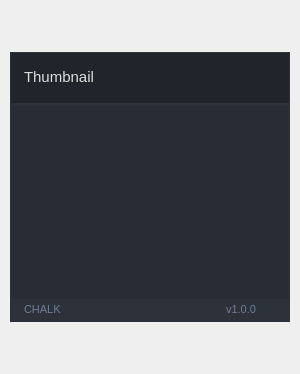
<?xml version="1.0" encoding="UTF-8"?>
<ui version="4.0">
 <author>Wanderson M. Pimenta</author>
 <class>ThumbnailWindow</class>
 <widget class="QMainWindow" name="ThumbnailWindow">
  <property name="geometry">
   <rect>
    <x>0</x>
    <y>0</y>
    <width>300</width>
    <height>374</height>
   </rect>
  </property>
  <property name="sizePolicy">
   <sizepolicy hsizetype="Fixed" vsizetype="Fixed">
    <horstretch>0</horstretch>
    <verstretch>0</verstretch>
   </sizepolicy>
  </property>
  <property name="minimumSize">
   <size>
    <width>300</width>
    <height>280</height>
   </size>
  </property>
  <property name="windowTitle">
   <string>MainWindow</string>
  </property>
  <widget class="QWidget" name="styleSheet">
   <property name="font">
    <font>
     <family>Segoe UI</family>
     <pointsize>10</pointsize>
     <italic>false</italic>
     <bold>false</bold>
    </font>
   </property>
   <property name="styleSheet">
    <string notr="true">/* /////////////////////////////////////////////////////////////////////////////////////////////////

SET APP STYLESHEET - FULL STYLES HERE
DARK THEME - DRACULA COLOR BASED

///////////////////////////////////////////////////////////////////////////////////////////////// */

QWidget{
	color: rgb(221, 221, 221);
	font: 10pt &quot;Segoe UI&quot;;
}

/* /////////////////////////////////////////////////////////////////////////////////////////////////
Tooltip */
QToolTip {
	color: #ffffff;
	background-color: rgba(33, 37, 43, 180);
	border: 1px solid rgb(44, 49, 58);
	background-image: none;
	background-position: left center;
    background-repeat: no-repeat;
	border: none;
	border-left: 2px solid rgb(255, 121, 198);
	text-align: left;
	padding-left: 8px;
	margin: 0px;
}

/* /////////////////////////////////////////////////////////////////////////////////////////////////
Bg App */
#bgApp {	
	background-color: rgb(40, 44, 52);
	border: 1px solid rgb(44, 49, 58);
}

/* /////////////////////////////////////////////////////////////////////////////////////////////////
Left Menu */
#leftMenuBg {	
	background-color: rgb(33, 37, 43);
}
#topLogo {
	background-color: rgb(33, 37, 43);
	background-image: url(:/images/images/images/PyDracula.png);
	background-position: centered;
	background-repeat: no-repeat;
}
#titleLeftApp { font: 63 12pt &quot;Segoe UI Semibold&quot;; }
#titleLeftDescription { font: 8pt &quot;Segoe UI&quot;; color: rgb(189, 147, 249); }

/* MENUS */
#topMenu .QPushButton {	
	background-position: left center;
    background-repeat: no-repeat;
	border: none;
	border-left: 22px solid transparent;
	background-color: transparent;
	text-align: left;
	padding-left: 44px;
}
#topMenu .QPushButton:hover {
	background-color: rgb(40, 44, 52);
}
#topMenu .QPushButton:pressed {	
	background-color: rgb(189, 147, 249);
	color: rgb(255, 255, 255);
}
#bottomMenu .QPushButton {	
	background-position: left center;
    background-repeat: no-repeat;
	border: none;
	border-left: 20px solid transparent;
	background-color:transparent;
	text-align: left;
	padding-left: 44px;
}
#bottomMenu .QPushButton:hover {
	background-color: rgb(40, 44, 52);
}
#bottomMenu .QPushButton:pressed {	
	background-color: rgb(189, 147, 249);
	color: rgb(255, 255, 255);
}
#leftMenuFrame{
	border-top: 3px solid rgb(44, 49, 58);
}

/* Toggle Button */
#toggleButton {
	background-position: left center;
    background-repeat: no-repeat;
	border: none;
	border-left: 20px solid transparent;
	background-color: rgb(37, 41, 48);
	text-align: left;
	padding-left: 44px;
	color: rgb(113, 126, 149);
}
#toggleButton:hover {
	background-color: rgb(40, 44, 52);
}
#toggleButton:pressed {
	background-color: rgb(189, 147, 249);
}

/* Title Menu */
#titleRightInfo { padding-left: 10px; }


/* /////////////////////////////////////////////////////////////////////////////////////////////////
Extra Tab */
#extraLeftBox {	
	background-color: rgb(44, 49, 58);
}
#extraTopBg{	
	background-color: rgb(189, 147, 249)
}

/* Icon */
#extraIcon {
	background-position: center;
	background-repeat: no-repeat;
	background-image: url(:/icons/images/icons/icon_settings.png);
}

/* Label */
#extraLabel { color: rgb(255, 255, 255); }

/* Btn Close */
#extraCloseColumnBtn { background-color: rgba(255, 255, 255, 0); border: none;  border-radius: 5px; }
#extraCloseColumnBtn:hover { background-color: rgb(196, 161, 249); border-style: solid; border-radius: 4px; }
#extraCloseColumnBtn:pressed { background-color: rgb(180, 141, 238); border-style: solid; border-radius: 4px; }

/* Extra Content */
#extraContent{
	border-top: 3px solid rgb(40, 44, 52);
}

/* Extra Top Menus */
#extraTopMenu .QPushButton {
background-position: left center;
    background-repeat: no-repeat;
	border: none;
	border-left: 22px solid transparent;
	background-color:transparent;
	text-align: left;
	padding-left: 44px;
}
#extraTopMenu .QPushButton:hover {
	background-color: rgb(40, 44, 52);
}
#extraTopMenu .QPushButton:pressed {	
	background-color: rgb(189, 147, 249);
	color: rgb(255, 255, 255);
}

/* /////////////////////////////////////////////////////////////////////////////////////////////////
Content App */
#contentTopBg{	
	background-color: rgb(33, 37, 43);
}
#contentBottom{
	border-top: 3px solid rgb(44, 49, 58);
}

/* Top Buttons */
#rightButtons .QPushButton { background-color: rgba(255, 255, 255, 0); border: none;  border-radius: 5px; }
#rightButtons .QPushButton:hover { background-color: rgb(44, 49, 57); border-style: solid; border-radius: 4px; }
#rightButtons .QPushButton:pressed { background-color: rgb(23, 26, 30); border-style: solid; border-radius: 4px; }

/* Theme Settings */
#extraRightBox { background-color: rgb(44, 49, 58); }
#themeSettingsTopDetail { background-color: rgb(189, 147, 249); }

/* Bottom Bar */
#bottomBar { background-color: rgb(44, 49, 58); }
#bottomBar QLabel { font-size: 11px; color: rgb(113, 126, 149); padding-left: 10px; padding-right: 10px; padding-bottom: 2px; }

/* CONTENT SETTINGS */
/* MENUS */
#contentSettings .QPushButton {	
	background-position: left center;
    background-repeat: no-repeat;
	border: none;
	border-left: 22px solid transparent;
	background-color:transparent;
	text-align: left;
	padding-left: 44px;
}
#contentSettings .QPushButton:hover {
	background-color: rgb(40, 44, 52);
}
#contentSettings .QPushButton:pressed {	
	background-color: rgb(189, 147, 249);
	color: rgb(255, 255, 255);
}

/* /////////////////////////////////////////////////////////////////////////////////////////////////
QTableWidget */
QTableWidget {	
	background-color: transparent;
	padding: 10px;
	border-radius: 5px;
	gridline-color: rgb(44, 49, 58);
	border-bottom: 1px solid rgb(44, 49, 60);
}
QTableWidget::item{
	border-color: rgb(44, 49, 60);
	padding-left: 5px;
	padding-right: 5px;
	gridline-color: rgb(44, 49, 60);
}
QTableWidget::item:selected{
	background-color: rgb(189, 147, 249);
}
QHeaderView::section{
	background-color: rgb(33, 37, 43);
	max-width: 30px;
	border: 1px solid rgb(44, 49, 58);
	border-style: none;
    border-bottom: 1px solid rgb(44, 49, 60);
    border-right: 1px solid rgb(44, 49, 60);
}
QTableWidget::horizontalHeader {	
	background-color: rgb(33, 37, 43);
}
QHeaderView::section:horizontal
{
    border: 1px solid rgb(33, 37, 43);
	background-color: rgb(33, 37, 43);
	padding: 3px;
	border-top-left-radius: 7px;
    border-top-right-radius: 7px;
}
QHeaderView::section:vertical
{
    border: 1px solid rgb(44, 49, 60);
}

/* /////////////////////////////////////////////////////////////////////////////////////////////////
LineEdit */
QLineEdit {
	background-color: rgb(33, 37, 43);
	border-radius: 5px;
	border: 2px solid rgb(33, 37, 43);
	padding-left: 10px;
	selection-color: rgb(255, 255, 255);
	selection-background-color: rgb(255, 121, 198);
}
QLineEdit:hover {
	border: 2px solid rgb(64, 71, 88);
}
QLineEdit:focus {
	border: 2px solid rgb(91, 101, 124);
}

/* /////////////////////////////////////////////////////////////////////////////////////////////////
PlainTextEdit */
QPlainTextEdit {
	background-color: rgb(27, 29, 35);
	border-radius: 5px;
	padding: 10px;
	selection-color: rgb(255, 255, 255);
	selection-background-color: rgb(255, 121, 198);
}
QPlainTextEdit  QScrollBar:vertical {
    width: 8px;
 }
QPlainTextEdit  QScrollBar:horizontal {
    height: 8px;
 }
QPlainTextEdit:hover {
	border: 2px solid rgb(64, 71, 88);
}
QPlainTextEdit:focus {
	border: 2px solid rgb(91, 101, 124);
}

/* /////////////////////////////////////////////////////////////////////////////////////////////////
ScrollBars */
QScrollBar:horizontal {
    border: none;
    background: rgb(52, 59, 72);
    height: 8px;
    margin: 0px 21px 0 21px;
	border-radius: 0px;
}
QScrollBar::handle:horizontal {
    background: rgb(189, 147, 249);
    min-width: 25px;
	border-radius: 4px
}
QScrollBar::add-line:horizontal {
    border: none;
    background: rgb(55, 63, 77);
    width: 20px;
	border-top-right-radius: 4px;
    border-bottom-right-radius: 4px;
    subcontrol-position: right;
    subcontrol-origin: margin;
}
QScrollBar::sub-line:horizontal {
    border: none;
    background: rgb(55, 63, 77);
    width: 20px;
	border-top-left-radius: 4px;
    border-bottom-left-radius: 4px;
    subcontrol-position: left;
    subcontrol-origin: margin;
}
QScrollBar::up-arrow:horizontal, QScrollBar::down-arrow:horizontal
{
     background: none;
}
QScrollBar::add-page:horizontal, QScrollBar::sub-page:horizontal
{
     background: none;
}
 QScrollBar:vertical {
	border: none;
    background: rgb(52, 59, 72);
    width: 8px;
    margin: 21px 0 21px 0;
	border-radius: 0px;
 }
 QScrollBar::handle:vertical {	
	background: rgb(189, 147, 249);
    min-height: 25px;
	border-radius: 4px
 }
 QScrollBar::add-line:vertical {
     border: none;
    background: rgb(55, 63, 77);
     height: 20px;
	border-bottom-left-radius: 4px;
    border-bottom-right-radius: 4px;
     subcontrol-position: bottom;
     subcontrol-origin: margin;
 }
 QScrollBar::sub-line:vertical {
	border: none;
    background: rgb(55, 63, 77);
     height: 20px;
	border-top-left-radius: 4px;
    border-top-right-radius: 4px;
     subcontrol-position: top;
     subcontrol-origin: margin;
 }
 QScrollBar::up-arrow:vertical, QScrollBar::down-arrow:vertical {
     background: none;
 }

 QScrollBar::add-page:vertical, QScrollBar::sub-page:vertical {
     background: none;
 }

/* /////////////////////////////////////////////////////////////////////////////////////////////////
CheckBox */
QCheckBox::indicator {
    border: 3px solid rgb(52, 59, 72);
	width: 15px;
	height: 15px;
	border-radius: 10px;
    background: rgb(44, 49, 60);
}
QCheckBox::indicator:hover {
    border: 3px solid rgb(58, 66, 81);
}
QCheckBox::indicator:checked {
    background: 3px solid rgb(52, 59, 72);
	border: 3px solid rgb(52, 59, 72);	
	background-image: url(:/icons/images/icons/cil-check-alt.png);
}

/* /////////////////////////////////////////////////////////////////////////////////////////////////
RadioButton */
QRadioButton::indicator {
    border: 3px solid rgb(52, 59, 72);
	width: 15px;
	height: 15px;
	border-radius: 10px;
    background: rgb(44, 49, 60);
}
QRadioButton::indicator:hover {
    border: 3px solid rgb(58, 66, 81);
}
QRadioButton::indicator:checked {
    background: 3px solid rgb(94, 106, 130);
	border: 3px solid rgb(52, 59, 72);	
}

/* /////////////////////////////////////////////////////////////////////////////////////////////////
ComboBox */
QComboBox{
	background-color: rgb(27, 29, 35);
	border-radius: 5px;
	border: 2px solid rgb(33, 37, 43);
	padding: 5px;
	padding-left: 10px;
}
QComboBox:hover{
	border: 2px solid rgb(64, 71, 88);
}
QComboBox::drop-down {
	subcontrol-origin: padding;
	subcontrol-position: top right;
	width: 25px; 
	border-left-width: 3px;
	border-left-color: rgba(39, 44, 54, 150);
	border-left-style: solid;
	border-top-right-radius: 3px;
	border-bottom-right-radius: 3px;	
	background-image: url(:/icons/images/icons/cil-arrow-bottom.png);
	background-position: center;
	background-repeat: no-reperat;
 }
QComboBox QAbstractItemView {
	color: rgb(255, 121, 198);	
	background-color: rgb(33, 37, 43);
	padding: 10px;
	selection-background-color: rgb(39, 44, 54);
}

/* /////////////////////////////////////////////////////////////////////////////////////////////////
Sliders */
QSlider::groove:horizontal {
    border-radius: 5px;
    height: 10px;
	margin: 0px;
	background-color: rgb(52, 59, 72);
}
QSlider::groove:horizontal:hover {
	background-color: rgb(55, 62, 76);
}
QSlider::handle:horizontal {
    background-color: rgb(189, 147, 249);
    border: none;
    height: 10px;
    width: 10px;
    margin: 0px;
	border-radius: 5px;
}
QSlider::handle:horizontal:hover {
    background-color: rgb(195, 155, 255);
}
QSlider::handle:horizontal:pressed {
    background-color: rgb(255, 121, 198);
}

QSlider::groove:vertical {
    border-radius: 5px;
    width: 10px;
    margin: 0px;
	background-color: rgb(52, 59, 72);
}
QSlider::groove:vertical:hover {
	background-color: rgb(55, 62, 76);
}
QSlider::handle:vertical {
    background-color: rgb(189, 147, 249);
	border: none;
    height: 10px;
    width: 10px;
    margin: 0px;
	border-radius: 5px;
}
QSlider::handle:vertical:hover {
    background-color: rgb(195, 155, 255);
}
QSlider::handle:vertical:pressed {
    background-color: rgb(255, 121, 198);
}

/* /////////////////////////////////////////////////////////////////////////////////////////////////
CommandLinkButton */
QCommandLinkButton {	
	color: rgb(255, 121, 198);
	border-radius: 5px;
	padding: 5px;
	color: rgb(255, 170, 255);
}
QCommandLinkButton:hover {	
	color: rgb(255, 170, 255);
	background-color: rgb(44, 49, 60);
}
QCommandLinkButton:pressed {	
	color: rgb(189, 147, 249);
	background-color: rgb(52, 58, 71);
}

/* /////////////////////////////////////////////////////////////////////////////////////////////////
Button */
#pagesContainer QPushButton {
	border: 2px solid rgb(52, 59, 72);
	border-radius: 5px;	
	background-color: rgb(52, 59, 72);
}
#pagesContainer QPushButton:hover {
	background-color: rgb(57, 65, 80);
	border: 2px solid rgb(61, 70, 86);
}
#pagesContainer QPushButton:pressed {	
	background-color: rgb(35, 40, 49);
	border: 2px solid rgb(43, 50, 61);
}

</string>
   </property>
   <layout class="QVBoxLayout" name="appMargins">
    <property name="spacing">
     <number>0</number>
    </property>
    <property name="leftMargin">
     <number>10</number>
    </property>
    <property name="topMargin">
     <number>10</number>
    </property>
    <property name="rightMargin">
     <number>10</number>
    </property>
    <property name="bottomMargin">
     <number>10</number>
    </property>
    <item>
     <widget class="QFrame" name="bgApp">
      <property name="enabled">
       <bool>true</bool>
      </property>
      <property name="sizePolicy">
       <sizepolicy hsizetype="Fixed" vsizetype="Fixed">
        <horstretch>0</horstretch>
        <verstretch>0</verstretch>
       </sizepolicy>
      </property>
      <property name="minimumSize">
       <size>
        <width>280</width>
        <height>270</height>
       </size>
      </property>
      <property name="styleSheet">
       <string notr="true"/>
      </property>
      <property name="frameShape">
       <enum>QFrame::NoFrame</enum>
      </property>
      <property name="frameShadow">
       <enum>QFrame::Raised</enum>
      </property>
      <layout class="QHBoxLayout" name="horizontalLayout_6">
       <property name="spacing">
        <number>0</number>
       </property>
       <property name="leftMargin">
        <number>0</number>
       </property>
       <property name="topMargin">
        <number>0</number>
       </property>
       <property name="rightMargin">
        <number>0</number>
       </property>
       <property name="bottomMargin">
        <number>0</number>
       </property>
       <item>
        <widget class="QFrame" name="contentBox">
         <property name="frameShape">
          <enum>QFrame::NoFrame</enum>
         </property>
         <property name="frameShadow">
          <enum>QFrame::Raised</enum>
         </property>
         <layout class="QVBoxLayout" name="verticalLayout_2">
          <property name="spacing">
           <number>0</number>
          </property>
          <property name="leftMargin">
           <number>0</number>
          </property>
          <property name="topMargin">
           <number>0</number>
          </property>
          <property name="rightMargin">
           <number>0</number>
          </property>
          <property name="bottomMargin">
           <number>0</number>
          </property>
          <item>
           <widget class="QFrame" name="contentTopBg">
            <property name="minimumSize">
             <size>
              <width>0</width>
              <height>50</height>
             </size>
            </property>
            <property name="maximumSize">
             <size>
              <width>16777215</width>
              <height>50</height>
             </size>
            </property>
            <property name="frameShape">
             <enum>QFrame::NoFrame</enum>
            </property>
            <property name="frameShadow">
             <enum>QFrame::Raised</enum>
            </property>
            <layout class="QHBoxLayout" name="horizontalLayout">
             <property name="spacing">
              <number>0</number>
             </property>
             <property name="leftMargin">
              <number>0</number>
             </property>
             <property name="topMargin">
              <number>0</number>
             </property>
             <property name="rightMargin">
              <number>10</number>
             </property>
             <property name="bottomMargin">
              <number>0</number>
             </property>
             <item>
              <widget class="QFrame" name="leftBox">
               <property name="sizePolicy">
                <sizepolicy hsizetype="Expanding" vsizetype="Preferred">
                 <horstretch>0</horstretch>
                 <verstretch>0</verstretch>
                </sizepolicy>
               </property>
               <property name="frameShape">
                <enum>QFrame::NoFrame</enum>
               </property>
               <property name="frameShadow">
                <enum>QFrame::Raised</enum>
               </property>
               <layout class="QHBoxLayout" name="horizontalLayout_3">
                <property name="spacing">
                 <number>0</number>
                </property>
                <property name="leftMargin">
                 <number>0</number>
                </property>
                <property name="topMargin">
                 <number>0</number>
                </property>
                <property name="rightMargin">
                 <number>0</number>
                </property>
                <property name="bottomMargin">
                 <number>0</number>
                </property>
                <item>
                 <widget class="QLabel" name="titleRightInfo">
                  <property name="sizePolicy">
                   <sizepolicy hsizetype="Preferred" vsizetype="Expanding">
                    <horstretch>0</horstretch>
                    <verstretch>0</verstretch>
                   </sizepolicy>
                  </property>
                  <property name="maximumSize">
                   <size>
                    <width>16777215</width>
                    <height>45</height>
                   </size>
                  </property>
                  <property name="font">
                   <font>
                    <family>Segoe UI</family>
                    <pointsize>10</pointsize>
                    <italic>false</italic>
                    <bold>false</bold>
                   </font>
                  </property>
                  <property name="text">
                   <string>&lt;html&gt;&lt;head/&gt;&lt;body&gt;&lt;p&gt;&lt;span style=&quot; font-size:11pt;&quot;&gt;Thumbnail &lt;/span&gt;&lt;/p&gt;&lt;/body&gt;&lt;/html&gt;</string>
                  </property>
                  <property name="alignment">
                   <set>Qt::AlignLeading|Qt::AlignLeft|Qt::AlignVCenter</set>
                  </property>
                 </widget>
                </item>
               </layout>
              </widget>
             </item>
             <item alignment="Qt::AlignRight">
              <widget class="QFrame" name="rightButtons">
               <property name="minimumSize">
                <size>
                 <width>0</width>
                 <height>28</height>
                </size>
               </property>
               <property name="frameShape">
                <enum>QFrame::NoFrame</enum>
               </property>
               <property name="frameShadow">
                <enum>QFrame::Raised</enum>
               </property>
               <layout class="QHBoxLayout" name="horizontalLayout_2">
                <property name="spacing">
                 <number>5</number>
                </property>
                <property name="leftMargin">
                 <number>0</number>
                </property>
                <property name="topMargin">
                 <number>0</number>
                </property>
                <property name="rightMargin">
                 <number>0</number>
                </property>
                <property name="bottomMargin">
                 <number>0</number>
                </property>
                <item>
                 <widget class="QPushButton" name="minimizeAppBtn">
                  <property name="minimumSize">
                   <size>
                    <width>28</width>
                    <height>28</height>
                   </size>
                  </property>
                  <property name="maximumSize">
                   <size>
                    <width>28</width>
                    <height>28</height>
                   </size>
                  </property>
                  <property name="cursor">
                   <cursorShape>PointingHandCursor</cursorShape>
                  </property>
                  <property name="toolTip">
                   <string>Minimize</string>
                  </property>
                  <property name="text">
                   <string/>
                  </property>
                  <property name="icon">
                   <iconset resource="../resources.qrc">
                    <normaloff>:/icons/images/icons/icon_minimize.png</normaloff>:/icons/images/icons/icon_minimize.png</iconset>
                  </property>
                  <property name="iconSize">
                   <size>
                    <width>20</width>
                    <height>20</height>
                   </size>
                  </property>
                 </widget>
                </item>
                <item>
                 <widget class="QPushButton" name="maximizeRestoreAppBtn">
                  <property name="minimumSize">
                   <size>
                    <width>28</width>
                    <height>28</height>
                   </size>
                  </property>
                  <property name="maximumSize">
                   <size>
                    <width>28</width>
                    <height>28</height>
                   </size>
                  </property>
                  <property name="font">
                   <font>
                    <family>Segoe UI</family>
                    <pointsize>10</pointsize>
                    <italic>false</italic>
                    <bold>false</bold>
                    <stylestrategy>PreferDefault</stylestrategy>
                   </font>
                  </property>
                  <property name="cursor">
                   <cursorShape>PointingHandCursor</cursorShape>
                  </property>
                  <property name="toolTip">
                   <string>Maximize</string>
                  </property>
                  <property name="styleSheet">
                   <string notr="true"/>
                  </property>
                  <property name="text">
                   <string/>
                  </property>
                  <property name="icon">
                   <iconset resource="../resources.qrc">
                    <normaloff>:/icons/images/icons/icon_maximize.png</normaloff>:/icons/images/icons/icon_maximize.png</iconset>
                  </property>
                  <property name="iconSize">
                   <size>
                    <width>20</width>
                    <height>20</height>
                   </size>
                  </property>
                 </widget>
                </item>
                <item>
                 <widget class="QPushButton" name="closeAppBtn">
                  <property name="minimumSize">
                   <size>
                    <width>28</width>
                    <height>28</height>
                   </size>
                  </property>
                  <property name="maximumSize">
                   <size>
                    <width>28</width>
                    <height>28</height>
                   </size>
                  </property>
                  <property name="cursor">
                   <cursorShape>PointingHandCursor</cursorShape>
                  </property>
                  <property name="toolTip">
                   <string>Close</string>
                  </property>
                  <property name="text">
                   <string/>
                  </property>
                  <property name="icon">
                   <iconset resource="../resources.qrc">
                    <normaloff>:/icons/images/icons/icon_close.png</normaloff>:/icons/images/icons/icon_close.png</iconset>
                  </property>
                  <property name="iconSize">
                   <size>
                    <width>20</width>
                    <height>20</height>
                   </size>
                  </property>
                 </widget>
                </item>
               </layout>
              </widget>
             </item>
            </layout>
           </widget>
          </item>
          <item>
           <widget class="QFrame" name="contentBottom">
            <property name="frameShape">
             <enum>QFrame::NoFrame</enum>
            </property>
            <property name="frameShadow">
             <enum>QFrame::Raised</enum>
            </property>
            <layout class="QVBoxLayout" name="verticalLayout_6">
             <property name="spacing">
              <number>0</number>
             </property>
             <property name="leftMargin">
              <number>0</number>
             </property>
             <property name="topMargin">
              <number>0</number>
             </property>
             <property name="rightMargin">
              <number>0</number>
             </property>
             <property name="bottomMargin">
              <number>0</number>
             </property>
             <item>
              <widget class="QFrame" name="content">
               <property name="frameShape">
                <enum>QFrame::NoFrame</enum>
               </property>
               <property name="frameShadow">
                <enum>QFrame::Raised</enum>
               </property>
               <layout class="QHBoxLayout" name="horizontalLayout_4">
                <property name="spacing">
                 <number>0</number>
                </property>
                <property name="leftMargin">
                 <number>0</number>
                </property>
                <property name="topMargin">
                 <number>0</number>
                </property>
                <property name="rightMargin">
                 <number>0</number>
                </property>
                <property name="bottomMargin">
                 <number>0</number>
                </property>
                <item>
                 <widget class="QFrame" name="pagesContainer">
                  <property name="styleSheet">
                   <string notr="true"/>
                  </property>
                  <property name="frameShape">
                   <enum>QFrame::NoFrame</enum>
                  </property>
                  <property name="frameShadow">
                   <enum>QFrame::Raised</enum>
                  </property>
                  <widget class="QWidget" name="gridLayoutWidget">
                   <property name="geometry">
                    <rect>
                     <x>9</x>
                     <y>10</y>
                     <width>261</width>
                     <height>171</height>
                    </rect>
                   </property>
                   <layout class="QGridLayout" name="gridLayout">
                    <property name="spacing">
                     <number>1</number>
                    </property>
                   </layout>
                  </widget>
                 </widget>
                </item>
               </layout>
              </widget>
             </item>
             <item>
              <widget class="QFrame" name="bottomBar">
               <property name="minimumSize">
                <size>
                 <width>0</width>
                 <height>22</height>
                </size>
               </property>
               <property name="maximumSize">
                <size>
                 <width>16777215</width>
                 <height>22</height>
                </size>
               </property>
               <property name="frameShape">
                <enum>QFrame::NoFrame</enum>
               </property>
               <property name="frameShadow">
                <enum>QFrame::Raised</enum>
               </property>
               <layout class="QHBoxLayout" name="horizontalLayout_5">
                <property name="spacing">
                 <number>0</number>
                </property>
                <property name="leftMargin">
                 <number>0</number>
                </property>
                <property name="topMargin">
                 <number>0</number>
                </property>
                <property name="rightMargin">
                 <number>0</number>
                </property>
                <property name="bottomMargin">
                 <number>0</number>
                </property>
                <item>
                 <widget class="QLabel" name="creditsLabel">
                  <property name="maximumSize">
                   <size>
                    <width>16777215</width>
                    <height>16</height>
                   </size>
                  </property>
                  <property name="font">
                   <font>
                    <family>Segoe UI</family>
                    <pointsize>-1</pointsize>
                    <italic>false</italic>
                    <bold>false</bold>
                   </font>
                  </property>
                  <property name="text">
                   <string>CHALK</string>
                  </property>
                  <property name="alignment">
                   <set>Qt::AlignLeading|Qt::AlignLeft|Qt::AlignVCenter</set>
                  </property>
                 </widget>
                </item>
                <item>
                 <widget class="QLabel" name="version">
                  <property name="text">
                   <string>v1.0.0</string>
                  </property>
                  <property name="alignment">
                   <set>Qt::AlignRight|Qt::AlignTrailing|Qt::AlignVCenter</set>
                  </property>
                 </widget>
                </item>
                <item>
                 <widget class="QFrame" name="frame_size_grip">
                  <property name="minimumSize">
                   <size>
                    <width>20</width>
                    <height>0</height>
                   </size>
                  </property>
                  <property name="maximumSize">
                   <size>
                    <width>20</width>
                    <height>16777215</height>
                   </size>
                  </property>
                  <property name="frameShape">
                   <enum>QFrame::NoFrame</enum>
                  </property>
                  <property name="frameShadow">
                   <enum>QFrame::Raised</enum>
                  </property>
                 </widget>
                </item>
               </layout>
              </widget>
             </item>
            </layout>
           </widget>
          </item>
         </layout>
        </widget>
       </item>
      </layout>
     </widget>
    </item>
   </layout>
  </widget>
 </widget>
 <resources>
  <include location="../resources.qrc"/>
 </resources>
 <connections/>
</ui>
